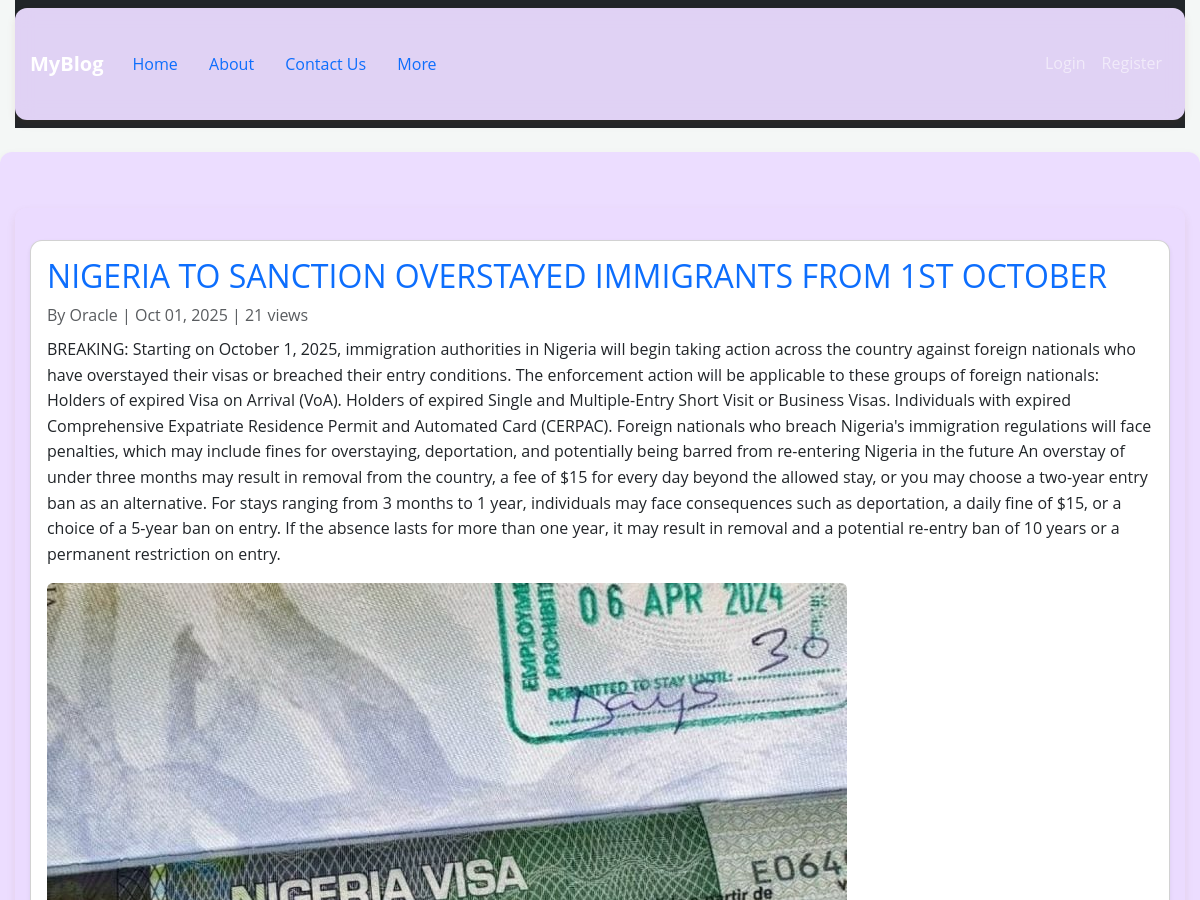
/blog/post/nigeria-to-sanction-overstayed-immigrants-from-1st-october (upper part), run on an earlier commit of the app's database.
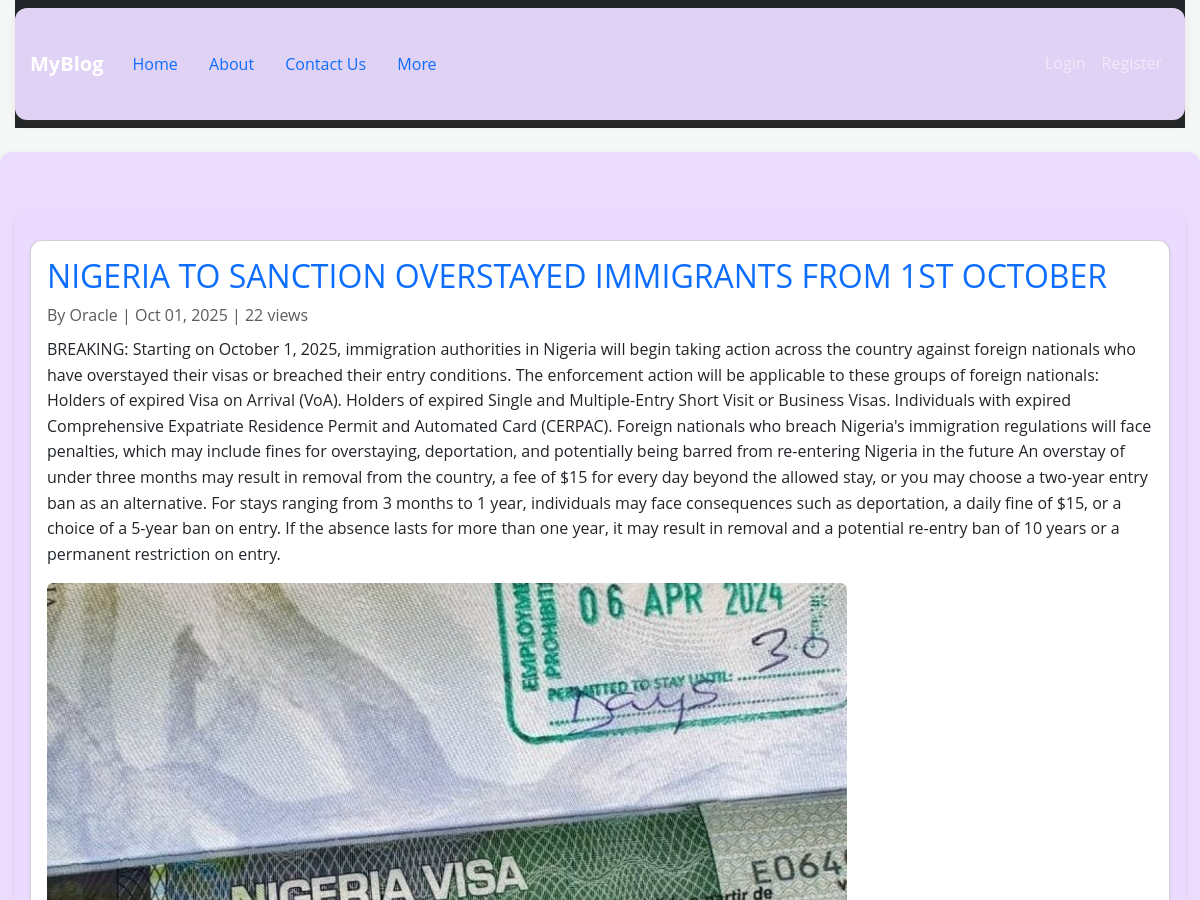
And on a later commit of the database.
### app/models.py (models this page shows, shortened)
class Post(db.Model):
    id = db.Column(db.Integer, primary_key=True)
    title = db.Column(db.String(200), nullable=False)
    slug = db.Column(db.String(255), unique=True, nullable=False, index=True)
    content = db.Column(db.Text, nullable=False)
    status = db.Column(db.String(20), default="draft")
    views = db.Column(db.Integer, default=0)
    likes = db.Column(db.Integer, default=0)
    media_filename = db.Column(db.String(200), nullable=True)
    created_at = db.Column(db.DateTime, default=func.now)
    updated_at = db.Column(db.DateTime, default=datetime.utcnow, onupdate=datetime.utcnow)
    category_id = db.Column(db.Integer, db.ForeignKey("category.id"), nullable=True)
    user_id = db.Column(db.Integer, db.ForeignKey("user.id"), nullable=False)
    user = db.relationship("User", back_populates="posts")
    category = db.relationship("Category", back_populates="posts")
    comments = db.relationship("Comment", back_populates="post", lazy=True, cascade="all, delete-orphan")
    likes_rel = db.relationship("PostLike", backref="post", cascade="all, delete-orphan")

### app/blog/routes.py (the view, shortened to what this page needs)
@blog_bp.route("/post/<slug>", methods=["GET", "POST"])
def view_post(slug):
    post = Post.query.filter_by(slug=slug).first_or_404()
    post.views = (post.views or 0) + 1
    db.session.commit()
    comments = Comment.query.filter_by(post_id=post.id).order_by(Comment.created_at.desc()).all()
    return render_template("blog/new_post.html", post=post, comments=comments)

### app/templates/blog/new_post.html (shortened to what this page needs)
{% extends "base.html" %}
{% block content %}
<div class="container mt-4">
  <div class="card mb-4 shadow-sm">
    <div class="card-body">
      <h2 class="card-title text-primary">{{ post.title }}</h2>
      <p class="text-muted mb-2">By {{ post.user.username }} | {{ post.created_at.strftime("%b %d, %Y") }} | {{ post.views or 0 }} views</p>
      <p class="card-text">{{ post.content | safe }}</p>
      {% if post.media_filename %}
      <div class="my-3">
        <img src="{{ url_for('static', filename='uploads/media/' + post.media_filename) }}" class="img-fluid rounded">
      </div>
      {% endif %}
    </div>
  </div>
</div>
<link rel="stylesheet" href="https://cdn.jsdelivr.net/npm/bootstrap-icons@1.10.5/font/bootstrap-icons.css">
{% endblock %}

What changed in the data, as far as the page shows it:
changed Post "NIGERIA TO SANCTION OVERSTAYED IMMIGRANTS FROM 1ST OCTOBER": views "21" → "22"
